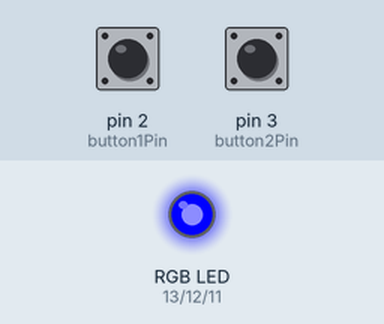
Recording of a sketch running on a simulated Arduino Uno, built with avr-gcc and run on an emulated ATmega328P. Parts: an RGB LED mixed from three pins (HIGH = lit). Inputs (shaded band) come from the test bench; at power-on: pin 2 (button1Pin) LOW, pin 3 (button2Pin) LOW.

Above: at 1.2 s.
1.3 s: pin 2 (button1Pin) pulled HIGH for 0.15 s
At 1.37 s:
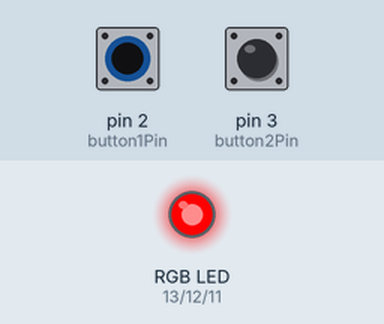
2.9 s: pin 3 (button2Pin) pulled HIGH for 0.15 s
At 2.97 s:
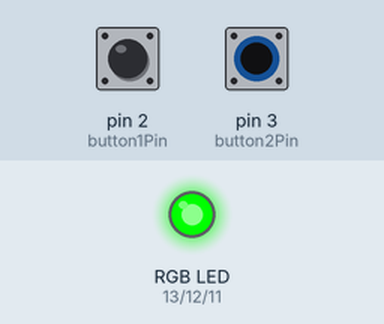
4.5 s: pin 3 (button2Pin) pulled HIGH for 3.2 s
At 8.9 s:
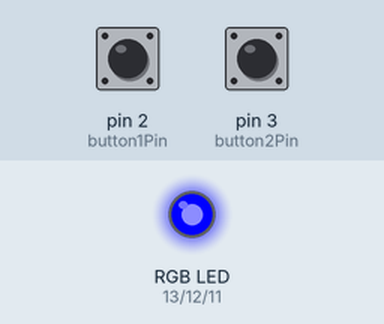
9.2 s: pin 2 (button1Pin) pulled HIGH for 3.2 s
At 10.3 s:
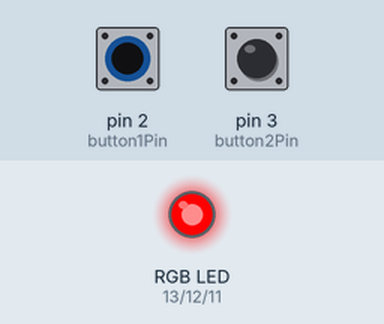
Timing chart, 0 to 13.9 s (numbered marks = the images above; inputs shaded):
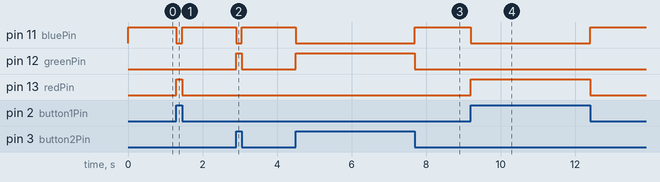

The sketch:

rgb_button.ino
```cpp
const int redPin = 13;
const int greenPin = 12;
const int bluePin = 11;

const int button1Pin = 2;
const int button2Pin = 3;

int button1 = 0;
int button2 = 0;

void setup() {
  pinMode(redPin, OUTPUT);
  pinMode(greenPin, OUTPUT);
  pinMode(bluePin, OUTPUT);

  pinMode(button1Pin, INPUT);
  pinMode(button2Pin, INPUT);
}

void loop() {
  button1 = digitalRead(button1Pin);
  button2 = digitalRead(button2Pin);

  if (button1 == HIGH) {
    digitalWrite(redPin, HIGH);
    digitalWrite(greenPin, LOW);
    digitalWrite(bluePin, LOW);
  }
  else if (button2 == HIGH) {
    digitalWrite(redPin, LOW);
    digitalWrite(greenPin, HIGH);
    digitalWrite(bluePin, LOW);
  }
  else {
    digitalWrite(redPin, LOW);
    digitalWrite(greenPin, LOW);
    digitalWrite(bluePin, HIGH);
  }
}
```

Measured:
- after the input at 1.3 s, pin 11 (bluePin): HIGH → LOW at once, → HIGH 0.15 s later; pin 13 (redPin): LOW → HIGH at once, → LOW 0.15 s later
- after the input at 2.9 s, pin 11 (bluePin): HIGH → LOW at once, → HIGH 0.15 s later; pin 12 (greenPin): LOW → HIGH at once, → LOW 0.15 s later
- after the input at 4.5 s, pin 11 (bluePin): HIGH → LOW at once, → HIGH 3.2 s later; pin 12 (greenPin): LOW → HIGH at once, → LOW 3.2 s later
- after the input at 9.2 s, pin 11 (bluePin): HIGH → LOW at once, → HIGH 3.2 s later; pin 13 (redPin): LOW → HIGH at once, → LOW 3.2 s later
